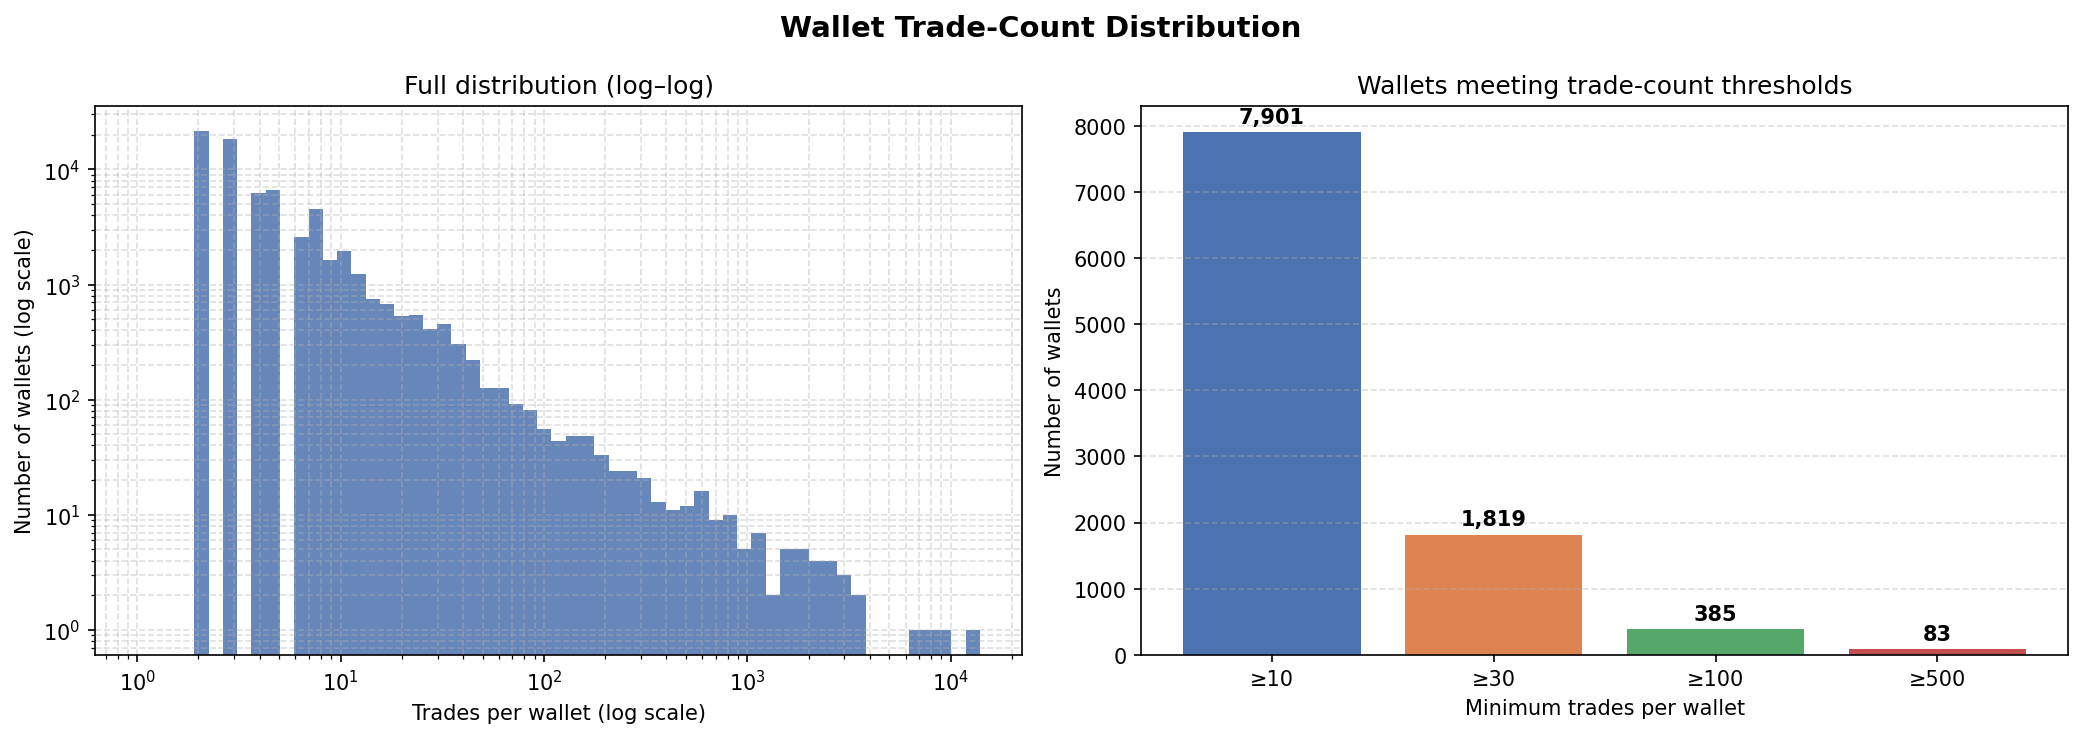

Reproduce this figure in Python.
"""Wallet trade-count distribution.

Histogram of trades-per-wallet, with explicit counts at >=10, >=30, >=100, >=500.
Run from the project root: python vizz/trade_dist.py
"""

import duckdb
import matplotlib
matplotlib.use("Agg")
import matplotlib.pyplot as plt
import numpy as np

DATA_ROOT = "./data"

# ------------------------------------------------------------------
# Build trades-per-wallet via DuckDB over the wallet_index parquet glob
# ------------------------------------------------------------------
con = duckdb.connect()
df = con.execute(f"""
    SELECT wallet, COUNT(*) AS trade_count
    FROM read_parquet(
        '{DATA_ROOT}/wallet_index/**/*.parquet',
        hive_partitioning = false
    )
    GROUP BY wallet
""").df()

counts = df["trade_count"].values

thresholds = [10, 30, 100, 500]
threshold_counts = {t: int((counts >= t).sum()) for t in thresholds}

total_wallets = len(counts)
print(f"Total wallets: {total_wallets:,}")
for t, n in threshold_counts.items():
    print(f"  >= {t:>4} trades: {n:>8,}  ({100*n/total_wallets:.1f}%)")

# ------------------------------------------------------------------
# Plot
# ------------------------------------------------------------------
fig, axes = plt.subplots(1, 2, figsize=(14, 5))
fig.suptitle("Wallet Trade-Count Distribution", fontsize=14, fontweight="bold")

# Left: log-scale histogram of full distribution
ax = axes[0]
bins = np.logspace(0, np.log10(counts.max() + 1), 60)
ax.hist(counts, bins=bins, color="#4C72B0", edgecolor="none", alpha=0.85)
ax.set_xscale("log")
ax.set_yscale("log")
ax.set_xlabel("Trades per wallet (log scale)")
ax.set_ylabel("Number of wallets (log scale)")
ax.set_title("Full distribution (log–log)")
ax.grid(True, which="both", linestyle="--", alpha=0.4)

# Right: threshold bar chart
ax2 = axes[1]
labels = [f"≥{t}" for t in thresholds]
values = [threshold_counts[t] for t in thresholds]
bars = ax2.bar(labels, values, color=["#4C72B0", "#DD8452", "#55A868", "#C44E52"])
ax2.set_xlabel("Minimum trades per wallet")
ax2.set_ylabel("Number of wallets")
ax2.set_title("Wallets meeting trade-count thresholds")
ax2.grid(True, axis="y", linestyle="--", alpha=0.4)

for bar, val in zip(bars, values):
    ax2.text(
        bar.get_x() + bar.get_width() / 2,
        bar.get_height() + max(values) * 0.01,
        f"{val:,}",
        ha="center", va="bottom", fontsize=10, fontweight="bold",
    )

plt.tight_layout()
out = "vizz/trade_dist.png"
plt.savefig(out, dpi=150, bbox_inches="tight")
print(f"Saved: {out}")
